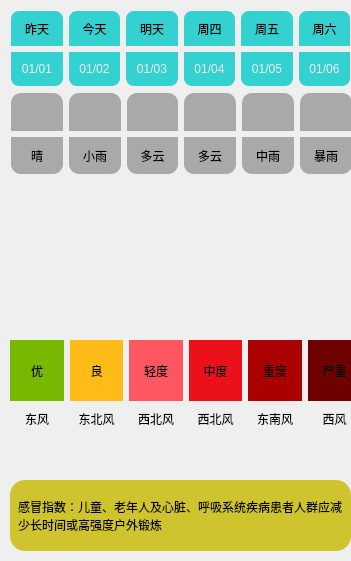
    <widget class="QWidget" name="widget_11" native="true">
     <property name="geometry">
      <rect>
       <x>370</x>
       <y>0</y>
       <width>351</width>
       <height>561</height>
      </rect>
     </property>
     <widget class="QWidget" name="widget_5" native="true">
      <property name="geometry">
       <rect>
        <x>11</x>
        <y>11</y>
        <width>339</width>
        <height>75</height>
       </rect>
      </property>
      <property name="styleSheet">
       <string notr="true">QLabel {
	background-color: rgba(0, 200, 200, 200);
	width: 50px;;
	height: 30px;;
	border-radius: 8px;
}</string>
      </property>
      <layout class="QGridLayout" name="gridLayout_5">
       <item row="0" column="0">
        <widget class="QLabel" name="lblWeek0">
         <property name="styleSheet">
          <string notr="true">border-bottom-left-radius: 0px;
border-bottom-right-radius: 0px;</string>
         </property>
         <property name="text">
          <string>昨天</string>
         </property>
         <property name="alignment">
          <set>Qt::AlignCenter</set>
         </property>
        </widget>
       </item>
       <item row="0" column="1">
        <widget class="QLabel" name="lblWeek1">
         <property name="styleSheet">
          <string notr="true">border-bottom-left-radius: 0px;
border-bottom-right-radius: 0px;</string>
         </property>
         <property name="text">
          <string>今天</string>
         </property>
         <property name="alignment">
          <set>Qt::AlignCenter</set>
         </property>
        </widget>
       </item>
       <item row="0" column="2">
        <widget class="QLabel" name="lblWeek2">
         <property name="enabled">
          <bool>true</bool>
         </property>
         <property name="styleSheet">
          <string notr="true">border-bottom-left-radius: 0px;
border-bottom-right-radius: 0px;</string>
         </property>
         <property name="text">
          <string>明天</string>
         </property>
         <property name="alignment">
          <set>Qt::AlignCenter</set>
         </property>
        </widget>
       </item>
       <item row="0" column="3">
        <widget class="QLabel" name="lblWeek3">
         <property name="styleSheet">
          <string notr="true">border-bottom-left-radius: 0px;
border-bottom-right-radius: 0px;</string>
         </property>
         <property name="text">
          <string>周四</string>
         </property>
         <property name="alignment">
          <set>Qt::AlignCenter</set>
         </property>
        </widget>
       </item>
       <item row="0" column="4">
        <widget class="QLabel" name="lblWeek4">
         <property name="styleSheet">
          <string notr="true">border-bottom-left-radius: 0px;
border-bottom-right-radius: 0px;</string>
         </property>
         <property name="text">
          <string>周五</string>
         </property>
         <property name="alignment">
          <set>Qt::AlignCenter</set>
         </property>
        </widget>
       </item>
       <item row="0" column="5">
        <widget class="QLabel" name="lblWeek5">
         <property name="styleSheet">
          <string notr="true">border-bottom-left-radius: 0px;
border-bottom-right-radius: 0px;</string>
         </property>
         <property name="text">
          <string>周六</string>
         </property>
         <property name="alignment">
          <set>Qt::AlignCenter</set>
         </property>
        </widget>
       </item>
       <item row="1" column="0">
        <widget class="QLabel" name="lblDate0">
         <property name="styleSheet">
          <string notr="true">border-top-left-radius: 0px;
border-top-right-radius: 0px;
color: rgb(240, 240, 240);</string>
         </property>
         <property name="text">
          <string>01/01</string>
         </property>
         <property name="alignment">
          <set>Qt::AlignCenter</set>
         </property>
        </widget>
       </item>
       <item row="1" column="1">
        <widget class="QLabel" name="lblDate1">
         <property name="styleSheet">
          <string notr="true">border-top-left-radius: 0px;
border-top-right-radius: 0px;
color: rgb(240, 240, 240);</string>
         </property>
         <property name="text">
          <string>01/02</string>
         </property>
         <property name="alignment">
          <set>Qt::AlignCenter</set>
         </property>
        </widget>
       </item>
       <item row="1" column="2">
        <widget class="QLabel" name="lblDate2">
         <property name="styleSheet">
          <string notr="true">border-top-left-radius: 0px;
border-top-right-radius: 0px;
color: rgb(240, 240, 240);</string>
         </property>
         <property name="text">
          <string>01/03</string>
         </property>
         <property name="alignment">
          <set>Qt::AlignCenter</set>
         </property>
        </widget>
       </item>
       <item row="1" column="3">
        <widget class="QLabel" name="lblDate3">
         <property name="styleSheet">
          <string notr="true">border-top-left-radius: 0px;
border-top-right-radius: 0px;
color: rgb(240, 240, 240);</string>
         </property>
         <property name="text">
          <string>01/04</string>
         </property>
         <property name="alignment">
          <set>Qt::AlignCenter</set>
         </property>
        </widget>
       </item>
       <item row="1" column="4">
        <widget class="QLabel" name="lblDate4">
         <property name="styleSheet">
          <string notr="true">border-top-left-radius: 0px;
border-top-right-radius: 0px;
color: rgb(240, 240, 240);</string>
         </property>
         <property name="text">
          <string>01/05</string>
         </property>
         <property name="alignment">
          <set>Qt::AlignCenter</set>
         </property>
        </widget>
       </item>
       <item row="1" column="5">
        <widget class="QLabel" name="lblDate5">
         <property name="styleSheet">
          <string notr="true">border-top-left-radius: 0px;
border-top-right-radius: 0px;
color: rgb(240, 240, 240);</string>
         </property>
         <property name="text">
          <string>01/06</string>
         </property>
         <property name="alignment">
          <set>Qt::AlignCenter</set>
         </property>
        </widget>
       </item>
      </layout>
     </widget>
     <widget class="QWidget" name="widget_6" native="true">
      <property name="geometry">
       <rect>
        <x>11</x>
        <y>93</y>
        <width>341</width>
        <height>81</height>
       </rect>
      </property>
      <property name="styleSheet">
       <string notr="true">QLabel {
	background-color: rgba(60, 60, 60, 100);
	border-radius: 10px;
}</string>
      </property>
      <layout class="QGridLayout" name="gridLayout_6">
       <item row="0" column="0">
        <widget class="QLabel" name="lblTypeIcon0">
         <property name="minimumSize">
          <size>
           <width>0</width>
           <height>0</height>
          </size>
         </property>
         <property name="maximumSize">
          <size>
           <width>1000</width>
           <height>1000</height>
          </size>
         </property>
         <property name="styleSheet">
          <string notr="true">border-bottom-left-radius: 0px;
border-bottom-right-radius: 0px;</string>
         </property>
         <property name="text">
          <string/>
         </property>
         <property name="pixmap">
          <pixmap resource="pic.qrc">:/res/type/Qing.png</pixmap>
         </property>
         <property name="alignment">
          <set>Qt::AlignCenter</set>
         </property>
        </widget>
       </item>
       <item row="0" column="1">
        <widget class="QLabel" name="lblTypeIcon1">
         <property name="styleSheet">
          <string notr="true">border-bottom-left-radius: 0px;
border-bottom-right-radius: 0px;</string>
         </property>
         <property name="text">
          <string/>
         </property>
         <property name="pixmap">
          <pixmap resource="pic.qrc">:/res/type/XiaoYu.png</pixmap>
         </property>
         <property name="alignment">
          <set>Qt::AlignCenter</set>
         </property>
        </widget>
       </item>
       <item row="0" column="2">
        <widget class="QLabel" name="lblTypeIcon2">
         <property name="styleSheet">
          <string notr="true">border-bottom-left-radius: 0px;
border-bottom-right-radius: 0px;</string>
         </property>
         <property name="text">
          <string/>
         </property>
         <property name="pixmap">
          <pixmap resource="pic.qrc">:/res/type/DuoYun.png</pixmap>
         </property>
         <property name="alignment">
          <set>Qt::AlignCenter</set>
         </property>
        </widget>
       </item>
       <item row="0" column="3">
        <widget class="QLabel" name="lblTypeIcon3">
         <property name="styleSheet">
          <string notr="true">border-bottom-left-radius: 0px;
border-bottom-right-radius: 0px;</string>
         </property>
         <property name="text">
          <string/>
         </property>
         <property name="pixmap">
          <pixmap resource="pic.qrc">:/res/type/DuoYun.png</pixmap>
         </property>
         <property name="alignment">
          <set>Qt::AlignCenter</set>
         </property>
        </widget>
       </item>
       <item row="0" column="4">
        <widget class="QLabel" name="lblTypeIcon4">
         <property name="styleSheet">
          <string notr="true">border-bottom-left-radius: 0px;
border-bottom-right-radius: 0px;</string>
         </property>
         <property name="text">
          <string/>
         </property>
         <property name="pixmap">
          <pixmap resource="pic.qrc">:/res/type/ZhongYu.png</pixmap>
         </property>
         <property name="alignment">
          <set>Qt::AlignCenter</set>
         </property>
        </widget>
       </item>
       <item row="0" column="5">
        <widget class="QLabel" name="lblTypeIcon5">
         <property name="styleSheet">
          <string notr="true">border-bottom-left-radius: 0px;
border-bottom-right-radius: 0px;</string>
         </property>
         <property name="text">
          <string/>
         </property>
         <property name="pixmap">
          <pixmap resource="pic.qrc">:/res/type/BaoYu.png</pixmap>
         </property>
         <property name="alignment">
          <set>Qt::AlignCenter</set>
         </property>
        </widget>
       </item>
       <item row="1" column="0">
        <widget class="QLabel" name="lblType0">
         <property name="styleSheet">
          <string notr="true">border-top-left-radius: 0px;
border-top-right-radius: 0px;</string>
         </property>
         <property name="text">
          <string>晴</string>
         </property>
         <property name="alignment">
          <set>Qt::AlignCenter</set>
         </property>
        </widget>
       </item>
       <item row="1" column="1">
        <widget class="QLabel" name="lblType1">
         <property name="styleSheet">
          <string notr="true">border-top-left-radius: 0px;
border-top-right-radius: 0px;</string>
         </property>
         <property name="text">
          <string>小雨</string>
         </property>
         <property name="alignment">
          <set>Qt::AlignCenter</set>
         </property>
        </widget>
       </item>
       <item row="1" column="2">
        <widget class="QLabel" name="lblType2">
         <property name="styleSheet">
          <string notr="true">border-top-left-radius: 0px;
border-top-right-radius: 0px;</string>
         </property>
         <property name="text">
          <string>多云</string>
         </property>
         <property name="alignment">
          <set>Qt::AlignCenter</set>
         </property>
        </widget>
       </item>
       <item row="1" column="3">
        <widget class="QLabel" name="lblType3">
         <property name="styleSheet">
          <string notr="true">border-top-left-radius: 0px;
border-top-right-radius: 0px;</string>
         </property>
         <property name="text">
          <string>多云</string>
         </property>
         <property name="alignment">
          <set>Qt::AlignCenter</set>
         </property>
        </widget>
       </item>
       <item row="1" column="4">
        <widget class="QLabel" name="lblType4">
         <property name="styleSheet">
          <string notr="true">border-top-left-radius: 0px;
border-top-right-radius: 0px;</string>
         </property>
         <property name="text">
          <string>中雨</string>
         </property>
         <property name="alignment">
          <set>Qt::AlignCenter</set>
         </property>
        </widget>
       </item>
       <item row="1" column="5">
        <widget class="QLabel" name="lblType5">
         <property name="styleSheet">
          <string notr="true">border-top-left-radius: 0px;
border-top-right-radius: 0px;</string>
         </property>
         <property name="text">
          <string>暴雨</string>
         </property>
         <property name="alignment">
          <set>Qt::AlignCenter</set>
         </property>
        </widget>
       </item>
      </layout>
     </widget>
     <widget class="QWidget" name="widget_9" native="true">
      <property name="geometry">
       <rect>
        <x>10</x>
        <y>340</y>
        <width>351</width>
        <height>61</height>
       </rect>
      </property>
      <layout class="QGridLayout" name="gridLayout_7">
       <item row="0" column="0">
        <widget class="QLabel" name="lblQuality0">
         <property name="styleSheet">
          <string notr="true">background-color: rgb(121, 184, 0);
padding:8px;</string>
         </property>
         <property name="text">
          <string>优</string>
         </property>
         <property name="alignment">
          <set>Qt::AlignCenter</set>
         </property>
        </widget>
       </item>
       <item row="0" column="1">
        <widget class="QLabel" name="lblQuality1">
         <property name="styleSheet">
          <string notr="true">background-color: rgb(255, 187, 23);</string>
         </property>
         <property name="text">
          <string>良</string>
         </property>
         <property name="alignment">
          <set>Qt::AlignCenter</set>
         </property>
        </widget>
       </item>
       <item row="0" column="2">
        <widget class="QLabel" name="lblQuality2">
         <property name="styleSheet">
          <string notr="true">background-color: rgb(255, 87, 97);</string>
         </property>
         <property name="text">
          <string>轻度</string>
         </property>
         <property name="alignment">
          <set>Qt::AlignCenter</set>
         </property>
        </widget>
       </item>
       <item row="0" column="3">
        <widget class="QLabel" name="lblQuality3">
         <property name="styleSheet">
          <string notr="true">background-color: rgb(235, 17, 27);</string>
         </property>
         <property name="text">
          <string>中度</string>
         </property>
         <property name="alignment">
          <set>Qt::AlignCenter</set>
         </property>
        </widget>
       </item>
       <item row="0" column="4">
        <widget class="QLabel" name="lblQuality4">
         <property name="styleSheet">
          <string notr="true">background-color: rgb(170, 0, 0);</string>
         </property>
         <property name="text">
          <string>重度</string>
         </property>
         <property name="alignment">
          <set>Qt::AlignCenter</set>
         </property>
        </widget>
       </item>
       <item row="0" column="5">
        <widget class="QLabel" name="lblQuality5">
         <property name="styleSheet">
          <string notr="true">background-color: rgb(110, 0, 0);</string>
         </property>
         <property name="text">
          <string>严重</string>
         </property>
         <property name="alignment">
          <set>Qt::AlignCenter</set>
         </property>
        </widget>
       </item>
      </layout>
     </widget>
     <widget class="QWidget" name="widget_8" native="true">
      <property name="geometry">
       <rect>
        <x>10</x>
        <y>400</y>
        <width>351</width>
        <height>81</height>
       </rect>
      </property>
      <layout class="QGridLayout" name="gridLayout_8">
       <item row="0" column="0">
        <widget class="QLabel" name="lblFx0">
         <property name="styleSheet">
          <string notr="true">border-bottom-left-radius: 0px;
border-bottom-right-radius: 0px;</string>
         </property>
         <property name="text">
          <string>东风</string>
         </property>
         <property name="alignment">
          <set>Qt::AlignCenter</set>
         </property>
        </widget>
       </item>
       <item row="0" column="1">
        <widget class="QLabel" name="lblFx1">
         <property name="styleSheet">
          <string notr="true">border-bottom-left-radius: 0px;
border-bottom-right-radius: 0px;</string>
         </property>
         <property name="text">
          <string>东北风</string>
         </property>
         <property name="alignment">
          <set>Qt::AlignCenter</set>
         </property>
        </widget>
       </item>
       <item row="0" column="2">
        <widget class="QLabel" name="lblFx2">
         <property name="styleSheet">
          <string notr="true">border-bottom-left-radius: 0px;
border-bottom-right-radius: 0px;</string>
         </property>
         <property name="text">
          <string>西北风</string>
         </property>
         <property name="alignment">
          <set>Qt::AlignCenter</set>
         </property>
        </widget>
       </item>
       <item row="0" column="3">
        <widget class="QLabel" name="lblFx3">
         <property name="styleSheet">
          <string notr="true">border-bottom-left-radius: 0px;
border-bottom-right-radius: 0px;</string>
         </property>
         <property name="text">
          <string>西北风</string>
         </property>
         <property name="alignment">
          <set>Qt::AlignCenter</set>
         </property>
        </widget>
       </item>
       <item row="0" column="4">
        <widget class="QLabel" name="lblFx4">
         <property name="styleSheet">
          <string notr="true">border-bottom-left-radius: 0px;
border-bottom-right-radius: 0px;</string>
         </property>
         <property name="text">
          <string>东南风</string>
         </property>
         <property name="alignment">
          <set>Qt::AlignCenter</set>
         </property>
        </widget>
       </item>
       <item row="0" column="5">
        <widget class="QLabel" name="lblFx5">
         <property name="styleSheet">
          <string notr="true">border-bottom-left-radius: 0px;
border-bottom-right-radius: 0px;</string>
         </property>
         <property name="text">
          <string>西风</string>
         </property>
         <property name="alignment">
          <set>Qt::AlignCenter</set>
         </property>
        </widget>
       </item>
       <item row="1" column="0">
        <widget class="QLabel" name="lblFl0">
         <property name="styleSheet">
          <string notr="true">border-top-left-radius: 0px;
border-top-right-radius: 0px;
color: rgb(240, 240, 240);</string>
         </property>
         <property name="text">
          <string>2级</string>
         </property>
         <property name="alignment">
          <set>Qt::AlignCenter</set>
         </property>
        </widget>
       </item>
       <item row="1" column="1">
        <widget class="QLabel" name="lblFl1">
         <property name="styleSheet">
          <string notr="true">border-top-left-radius: 0px;
border-top-right-radius: 0px;
color: rgb(240, 240, 240);</string>
         </property>
         <property name="text">
          <string>3级</string>
         </property>
         <property name="alignment">
          <set>Qt::AlignCenter</set>
         </property>
        </widget>
       </item>
       <item row="1" column="2">
        <widget class="QLabel" name="lblFl2">
         <property name="styleSheet">
          <string notr="true">border-top-left-radius: 0px;
border-top-right-radius: 0px;
color: rgb(240, 240, 240);</string>
         </property>
         <property name="text">
          <string>2级</string>
         </property>
         <property name="alignment">
          <set>Qt::AlignCenter</set>
         </property>
        </widget>
       </item>
       <item row="1" column="3">
        <widget class="QLabel" name="lblFl3">
         <property name="styleSheet">
          <string notr="true">border-top-left-radius: 0px;
border-top-right-radius: 0px;
color: rgb(240, 240, 240);</string>
         </property>
         <property name="text">
          <string>1级</string>
         </property>
         <property name="alignment">
          <set>Qt::AlignCenter</set>
         </property>
        </widget>
       </item>
       <item row="1" column="4">
        <widget class="QLabel" name="lblFl4">
         <property name="styleSheet">
          <string notr="true">border-top-left-radius: 0px;
border-top-right-radius: 0px;
color: rgb(240, 240, 240);</string>
         </property>
         <property name="text">
          <string>2级</string>
         </property>
         <property name="alignment">
          <set>Qt::AlignCenter</set>
         </property>
        </widget>
       </item>
       <item row="1" column="5">
        <widget class="QLabel" name="lblFl5">
         <property name="styleSheet">
          <string notr="true">border-top-left-radius: 0px;
border-top-right-radius: 0px;
color: rgb(240, 240, 240);</string>
         </property>
         <property name="text">
          <string>2级</string>
         </property>
         <property name="alignment">
          <set>Qt::AlignCenter</set>
         </property>
        </widget>
       </item>
      </layout>
     </widget>
     <widget class="QLabel" name="lblGanMao">
      <property name="geometry">
       <rect>
        <x>10</x>
        <y>480</y>
        <width>341</width>
        <height>71</height>
       </rect>
      </property>
      <property name="styleSheet">
       <string notr="true">background-color: rgb(208, 196, 46);
padding-left: 5px;
padding-right: 5px;
border-radius:15px</string>
      </property>
      <property name="text">
       <string>感冒指数：儿童、老年人及心脏、呼吸系统疾病患者人群应减少长时间或高强度户外锻炼</string>
      </property>
      <property name="wordWrap">
       <bool>true</bool>
      </property>
     </widget>
     <widget class="QWidget" name="widget_7" native="true">
      <property name="geometry">
       <rect>
        <x>10</x>
        <y>160</y>
        <width>351</width>
        <height>181</height>
       </rect>
      </property>
      <property name="styleSheet">
       <string notr="true">QLabel {
background-color: rgba(255,45,25,0);
	border-radius: 10px;
}</string>
      </property>
      <widget class="QLabel" name="lblLowCurve">
       <property name="geometry">
        <rect>
         <x>10</x>
         <y>100</y>
         <width>321</width>
         <height>80</height>
        </rect>
       </property>
       <property name="minimumSize">
        <size>
         <width>0</width>
         <height>80</height>
        </size>
       </property>
       <property name="maximumSize">
        <size>
         <width>10000</width>
         <height>10000</height>
        </size>
       </property>
       <property name="styleSheet">
        <string notr="true">border-top-left-radius: 0px;
border-top-right-radius: 0px;</string>
       </property>
       <property name="text">
        <string/>
       </property>
       <property name="alignment">
        <set>Qt::AlignCenter</set>
       </property>
      </widget>
      <widget class="QLabel" name="lblHighCurve">
       <property name="geometry">
        <rect>
         <x>10</x>
         <y>20</y>
         <width>321</width>
         <height>80</height>
        </rect>
       </property>
       <property name="minimumSize">
        <size>
         <width>0</width>
         <height>80</height>
        </size>
       </property>
       <property name="maximumSize">
        <size>
         <width>10000</width>
         <height>10000</height>
        </size>
       </property>
       <property name="styleSheet">
        <string notr="true">border-bottom-left-radius: 0px;
border-bottom-right-radius: 0px;</string>
       </property>
       <property name="text">
        <string/>
       </property>
       <property name="alignment">
        <set>Qt::AlignCenter</set>
       </property>
      </widget>
     </widget>
    </widget>
